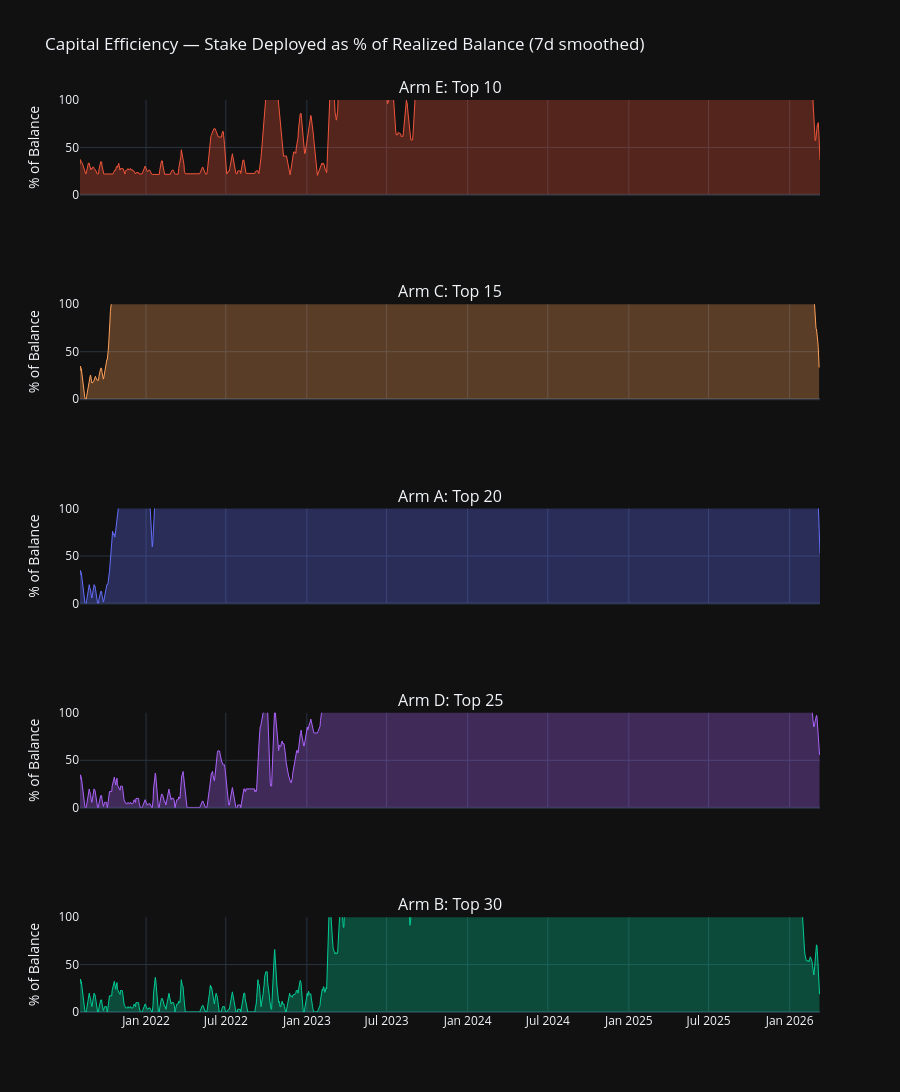

The notebook cell this image was saved under:
### Code cell
# --- Capital Efficiency — % of Balance Deployed Over Time ---

fig2 = make_subplots(rows=len(ARM_LABELS), cols=1, shared_xaxes=True,
                     subplot_titles=ARM_LABELS, vertical_spacing=0.12)

for i, (label, color) in enumerate(zip(ARM_LABELS, ARM_COLORS), 1):
    de = daily_exposure[label]
    deployed_smooth = de['deployed_pct'].rolling(7, min_periods=1).mean()
    fig2.add_trace(go.Scatter(
        x=de['date'], y=deployed_smooth, mode='lines',
        name=label, line=dict(color=color, width=1),
        fill='tozeroy', fillcolor=hex_to_rgba(color, 0.3),
        showlegend=False,
    ), row=i, col=1)
    mean_val = de['deployed_pct'].mean()
    fig2.add_hline(y=mean_val, line_dash='dash', line_color='white', line_width=0.5,
                   annotation_text=f'avg={mean_val:.0f}%', annotation_font_color='white',
                   row=i, col=1)
    fig2.update_yaxes(title_text='% of Balance', range=[0, 100], row=i, col=1)

fig2.update_layout(template=TEMPLATE, height=220 * len(ARM_LABELS),
                   title='Capital Efficiency — Stake Deployed as % of Realized Balance (7d smoothed)')
fig2.show()

### Figure 1 — Plotly figure (JSON) as saved in the notebook; plotly's stock layout.template omitted (floating-point values rounded to 4 significant figures; data arrays with more than 128 entries replaced by an {"elided": "..."} marker saying what was removed)
{"data": [{"fill": "tozeroy", "fillcolor": "rgba(239,85,59,0.3)", "line": {"color": "#EF553B", "width": 1}, "mode": "lines", "name": "Arm E: Top 10", "showlegend": false, "type": "scatter", "x": {"elided": "1681 str values"}, "xaxis": "x", "y": {"elided": "1681 float values"}, "yaxis": "y"}, {"fill": "tozeroy", "fillcolor": "rgba(255,161,90,0.3)", "line": {"color": "#FFA15A", "width": 1}, "mode": "lines", "name": "Arm C: Top 15", "showlegend": false, "type": "scatter", "x": {"elided": "1679 str values"}, "xaxis": "x2", "y": {"elided": "1679 float values"}, "yaxis": "y2"}, {"fill": "tozeroy", "fillcolor": "rgba(99,110,250,0.3)", "line": {"color": "#636EFA", "width": 1}, "mode": "lines", "name": "Arm A: Top 20", "showlegend": false, "type": "scatter", "x": {"elided": "1681 str values"}, "xaxis": "x3", "y": {"elided": "1681 float values"}, "yaxis": "y3"}, {"fill": "tozeroy", "fillcolor": "rgba(171,99,250,0.3)", "line": {"color": "#AB63FA", "width": 1}, "mode": "lines", "name": "Arm D: Top 25", "showlegend": false, "type": "scatter", "x": {"elided": "1680 str values"}, "xaxis": "x4", "y": {"elided": "1680 float values"}, "yaxis": "y4"}, {"fill": "tozeroy", "fillcolor": "rgba(0,204,150,0.3)", "line": {"color": "#00CC96", "width": 1}, "mode": "lines", "name": "Arm B: Top 30", "showlegend": false, "type": "scatter", "x": {"elided": "1680 str values"}, "xaxis": "x5", "y": {"elided": "1680 float values"}, "yaxis": "y5"}], "layout": {"annotations": [{"font": {"size": 16}, "showarrow": false, "text": "Arm E: Top 10", "x": 0.5, "xanchor": "center", "xref": "paper", "y": 1.0, "yanchor": "bottom", "yref": "paper"}, {"font": {"size": 16}, "showarrow": false, "text": "Arm C: Top 15", "x": 0.5, "xanchor": "center", "xref": "paper", "y": 0.776, "yanchor": "bottom", "yref": "paper"}, {"font": {"size": 16}, "showarrow": false, "text": "Arm A: Top 20", "x": 0.5, "xanchor": "center", "xref": "paper", "y": 0.552, "yanchor": "bottom", "yref": "paper"}, {"font": {"size": 16}, "showarrow": false, "text": "Arm D: Top 25", "x": 0.5, "xanchor": "center", "xref": "paper", "y": 0.328, "yanchor": "bottom", "yref": "paper"}, {"font": {"size": 16}, "showarrow": false, "text": "Arm B: Top 30", "x": 0.5, "xanchor": "center", "xref": "paper", "y": 0.104, "yanchor": "bottom", "yref": "paper"}, {"font": {"color": "white"}, "showarrow": false, "text": "avg=406%", "x": 1, "xanchor": "right", "xref": "x domain", "y": 406.5, "yanchor": "bottom", "yref": "y"}, {"font": {"color": "white"}, "showarrow": false, "text": "avg=724%", "x": 1, "xanchor": "right", "xref": "x2 domain", "y": 723.8, "yanchor": "bottom", "yref": "y2"}, {"font": {"color": "white"}, "showarrow": false, "text": "avg=712%", "x": 1, "xanchor": "right", "xref": "x3 domain", "y": 711.9, "yanchor": "bottom", "yref": "y3"}, {"font": {"color": "white"}, "showarrow": false, "text": "avg=941%", "x": 1, "xanchor": "right", "xref": "x4 domain", "y": 940.8, "yanchor": "bottom", "yref": "y4"}, {"font": {"color": "white"}, "showarrow": false, "text": "avg=560%", "x": 1, "xanchor": "right", "xref": "x5 domain", "y": 559.6, "yanchor": "bottom", "yref": "y5"}], "height": 1100, "shapes": [{"line": {"color": "white", "dash": "dash", "width": 0.5}, "type": "line", "x0": 0, "x1": 1, "xref": "x domain", "y0": 406.5, "y1": 406.5, "yref": "y"}, {"line": {"color": "white", "dash": "dash", "width": 0.5}, "type": "line", "x0": 0, "x1": 1, "xref": "x2 domain", "y0": 723.8, "y1": 723.8, "yref": "y2"}, {"line": {"color": "white", "dash": "dash", "width": 0.5}, "type": "line", "x0": 0, "x1": 1, "xref": "x3 domain", "y0": 711.9, "y1": 711.9, "yref": "y3"}, {"line": {"color": "white", "dash": "dash", "width": 0.5}, "type": "line", "x0": 0, "x1": 1, "xref": "x4 domain", "y0": 940.8, "y1": 940.8, "yref": "y4"}, {"line": {"color": "white", "dash": "dash", "width": 0.5}, "type": "line", "x0": 0, "x1": 1, "xref": "x5 domain", "y0": 559.6, "y1": 559.6, "yref": "y5"}], "title": {"text": "Capital Efficiency — Stake Deployed as % of Realized Balance (7d smoothed)"}, "xaxis": {"anchor": "y", "domain": [0.0, 1.0], "matches": "x5", "showticklabels": false}, "xaxis2": {"anchor": "y2", "domain": [0.0, 1.0], "matches": "x5", "showticklabels": false}, "xaxis3": {"anchor": "y3", "domain": [0.0, 1.0], "matches": "x5", "showticklabels": false}, "xaxis4": {"anchor": "y4", "domain": [0.0, 1.0], "matches": "x5", "showticklabels": false}, "xaxis5": {"anchor": "y5", "domain": [0.0, 1.0]}, "yaxis": {"anchor": "x", "domain": [0.896, 1.0], "range": [0, 100], "title": {"text": "% of Balance"}}, "yaxis2": {"anchor": "x2", "domain": [0.672, 0.776], "range": [0, 100], "title": {"text": "% of Balance"}}, "yaxis3": {"anchor": "x3", "domain": [0.448, 0.552], "range": [0, 100], "title": {"text": "% of Balance"}}, "yaxis4": {"anchor": "x4", "domain": [0.224, 0.328], "range": [0, 100], "title": {"text": "% of Balance"}}, "yaxis5": {"anchor": "x5", "domain": [0.0, 0.104], "range": [0, 100], "title": {"text": "% of Balance"}}}}
